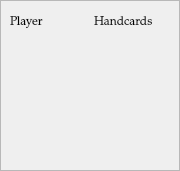
   <widget class="QFrame" name="info_frame_3">
    <property name="geometry">
     <rect>
      <x>860</x>
      <y>510</y>
      <width>180</width>
      <height>171</height>
     </rect>
    </property>
    <property name="frameShape">
     <enum>QFrame::StyledPanel</enum>
    </property>
    <property name="frameShadow">
     <enum>QFrame::Raised</enum>
    </property>
    <widget class="QWidget" name="gridLayoutWidget_3">
     <property name="geometry">
      <rect>
       <x>10</x>
       <y>10</y>
       <width>161</width>
       <height>151</height>
      </rect>
     </property>
     <layout class="QGridLayout" name="gridLayout_3">
      <item row="4" column="0">
       <widget class="QLabel" name="player3name_label">
        <property name="text">
         <string/>
        </property>
       </widget>
      </item>
      <item row="3" column="0">
       <widget class="QLabel" name="player2name_label">
        <property name="text">
         <string/>
        </property>
       </widget>
      </item>
      <item row="2" column="0">
       <widget class="QLabel" name="player1name_label">
        <property name="text">
         <string/>
        </property>
       </widget>
      </item>
      <item row="5" column="0">
       <widget class="QLabel" name="player4name_label">
        <property name="text">
         <string/>
        </property>
       </widget>
      </item>
      <item row="5" column="1">
       <widget class="QLabel" name="player4_cards_label">
        <property name="text">
         <string/>
        </property>
       </widget>
      </item>
      <item row="2" column="1">
       <widget class="QLabel" name="player1_cards_label">
        <property name="text">
         <string/>
        </property>
       </widget>
      </item>
      <item row="3" column="1">
       <widget class="QLabel" name="player2_cards_label">
        <property name="text">
         <string/>
        </property>
       </widget>
      </item>
      <item row="4" column="1">
       <widget class="QLabel" name="player3_cards_label">
        <property name="text">
         <string/>
        </property>
       </widget>
      </item>
      <item row="1" column="0">
       <widget class="QLabel" name="player_name_infolabel">
        <property name="font">
         <font>
          <family>URW Palladio L</family>
          <italic>false</italic>
         </font>
        </property>
        <property name="text">
         <string>Player</string>
        </property>
       </widget>
      </item>
      <item row="1" column="1">
       <widget class="QLabel" name="cards_info_label">
        <property name="font">
         <font>
          <family>URW Palladio L</family>
         </font>
        </property>
        <property name="text">
         <string>Handcards</string>
        </property>
       </widget>
      </item>
     </layout>
    </widget>
   </widget>
